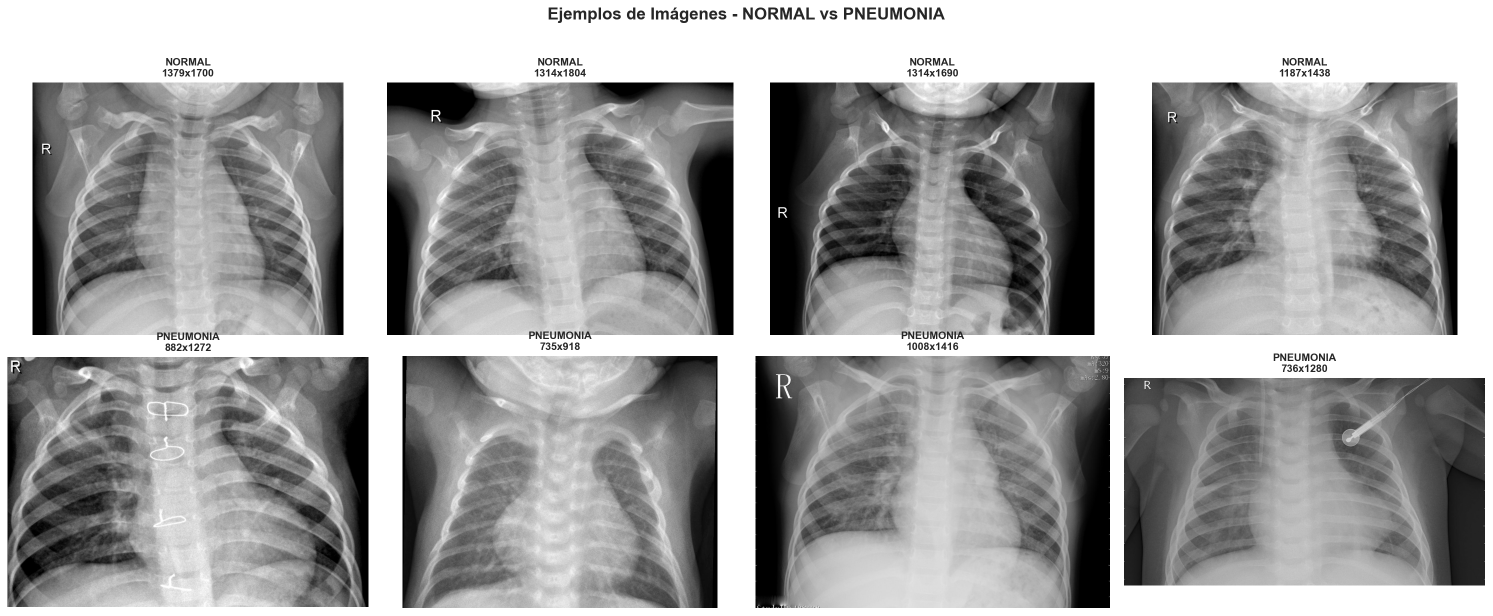
#> input picture results/ejemplos_imagenes.png, 2985 x 1231 px (shown at 1/2 size)
$ python -i analisis_preprocesamiento.py   (imports and definitions only)
#> lines starting #> are read from the running program, lines starting #| are printed output that depends on the picture
"""
Parte 1: Análisis Exploratorio y Preprocesamiento

Este módulo contiene el análisis exploratorio de datos y el pipeline de preprocesamiento
para el dataset de rayos X de tórax con neumonía.
"""

# Importación de librerías
import cv2
import numpy as np
import pandas as pd
import matplotlib.pyplot as plt
import seaborn as sns
from pathlib import Path
import os
import json
from collections import Counter
from sklearn.model_selection import train_test_split
import warnings
# [5 lines not run here, left out]


# ============================================================================
# 1. Funciones de Carga y Exploración de Datos
# ============================================================================

# [187 lines left out: functions load_image_paths, create_dataset_df, load_dataset, visualize_samples, plot_class_distribution, plot_dimension_analysis, not called in this run]


# ============================================================================
# 3. Pipeline de Preprocesamiento
# ============================================================================

def resize_image(img, target_size=(224, 224), keep_aspect_ratio=False):
    """
    Redimensiona una imagen al tamaño objetivo.

    Args:
        img: Imagen de entrada (numpy array)
        target_size: Tamaño objetivo (ancho, alto)
        keep_aspect_ratio: Si True, mantiene la relación de aspecto y rellena con padding

    Returns:
        Imagen redimensionada
    """
    if keep_aspect_ratio:
        # Mantener relación de aspecto con padding
        h, w = img.shape[:2]
        target_w, target_h = target_size

        # Calcular escala
        scale = min(target_w / w, target_h / h)
        new_w, new_h = int(w * scale), int(h * scale)

        # Redimensionar
        resized = cv2.resize(img, (new_w, new_h), interpolation=cv2.INTER_AREA)

        # Crear imagen con padding
        padded = np.zeros((target_h, target_w), dtype=img.dtype)
        y_offset = (target_h - new_h) // 2
        x_offset = (target_w - new_w) // 2
        padded[y_offset:y_offset+new_h, x_offset:x_offset+new_w] = resized

        return padded
    else:
        # Redimensionamiento directo (puede distorsionar)
        return cv2.resize(img, target_size, interpolation=cv2.INTER_AREA)


def apply_clahe(img, clip_limit=2.0, tile_grid_size=(8, 8)):
    """
    Aplica CLAHE (Contrast Limited Adaptive Histogram Equalization) a la imagen.
    CLAHE es especialmente útil para radiografías ya que mejora el contraste local
    sin amplificar demasiado el ruido.

    Args:
        img: Imagen de entrada (numpy array en escala de grises)
        clip_limit: Límite de contraste para evitar sobre-amplificación
        tile_grid_size: Tamaño de las ventanas para el procesamiento adaptativo

    Returns:
        Imagen ecualizada
    """
    clahe = cv2.createCLAHE(clipLimit=clip_limit, tileGridSize=tile_grid_size)
    return clahe.apply(img)


def apply_histogram_equalization(img):
    """
    Aplica ecualización de histograma global (método tradicional).
    """
    return cv2.equalizeHist(img)


# [66 lines left out: functions preprocess_image, compare_resize_methods, not called in this run]


def compare_equalization_methods(img_path, target_size=(224, 224), save_path=None):
    """Compara diferentes métodos de ecualización"""
#> called with img_path = '../results/ejemplos_imagenes.png', target_size = (224, 224)
    sample_img = cv2.imread(str(img_path), cv2.IMREAD_GRAYSCALE)
#> sample_img is the input picture: shape (1231, 2985); min 0, max 255, mean 160.7
    sample_img_resized = resize_image(sample_img, target_size=target_size)
#> in resize_image, `return cv2.resize(img, target_size, interpolation=cv2.INTER_AREA)`:
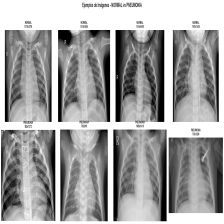
#> returned value: shape (224, 224); min 0, max 255, mean 160.7

    fig, axes = plt.subplots(2, 3, figsize=(18, 12))

    # Fila 1: Imágenes
    axes[0, 0].imshow(sample_img_resized, cmap='gray')
    axes[0, 0].set_title('Original', fontsize=12, fontweight='bold')
    axes[0, 0].axis('off')

    img_he = apply_histogram_equalization(sample_img_resized)
#> in apply_histogram_equalization, `return cv2.equalizeHist(img)`:
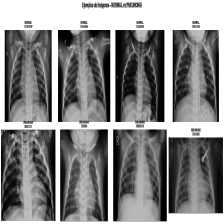
#> returned value: shape (224, 224); min 0, max 255, mean 132.8
    axes[0, 1].imshow(img_he, cmap='gray')
    axes[0, 1].set_title('Ecualización Global (HE)', fontsize=12, fontweight='bold')
    axes[0, 1].axis('off')

    img_clahe = apply_clahe(sample_img_resized)
#> in apply_clahe, `return clahe.apply(img)`:
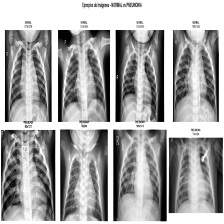
#> returned value: shape (224, 224); min 1, max 255, mean 164.8
    axes[0, 2].imshow(img_clahe, cmap='gray')
    axes[0, 2].set_title('CLAHE (Adaptativo)', fontsize=12, fontweight='bold')
    axes[0, 2].axis('off')

    # Fila 2: Histogramas
    axes[1, 0].hist(sample_img_resized.flatten(), bins=256, color='blue', alpha=0.7, edgecolor='black')
    axes[1, 0].set_title('Histograma Original', fontsize=12, fontweight='bold')
    axes[1, 0].set_xlabel('Intensidad de píxel')
    axes[1, 0].set_ylabel('Frecuencia')

    axes[1, 1].hist(img_he.flatten(), bins=256, color='green', alpha=0.7, edgecolor='black')
    axes[1, 1].set_title('Histograma HE', fontsize=12, fontweight='bold')
    axes[1, 1].set_xlabel('Intensidad de píxel')
    axes[1, 1].set_ylabel('Frecuencia')

    axes[1, 2].hist(img_clahe.flatten(), bins=256, color='red', alpha=0.7, edgecolor='black')
    axes[1, 2].set_title('Histograma CLAHE', fontsize=12, fontweight='bold')
    axes[1, 2].set_xlabel('Intensidad de píxel')
    axes[1, 2].set_ylabel('Frecuencia')

    plt.tight_layout()

    if save_path:
        plt.savefig(save_path, dpi=150, bbox_inches='tight')
    plt.show()
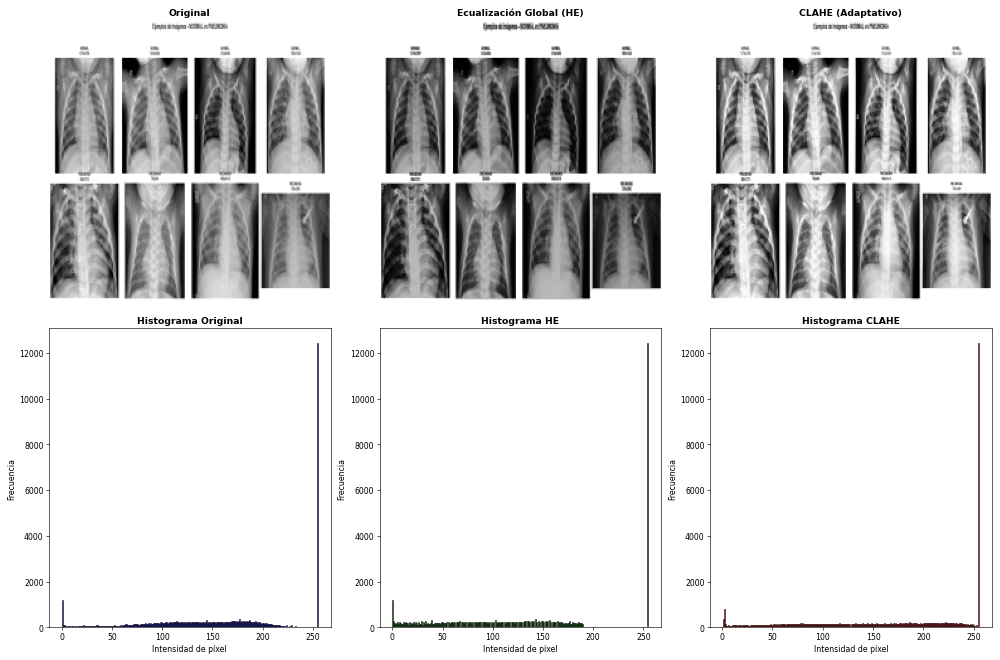
#> figure drawn by matplotlib, 6 panels; panel 4: tallest bar 12449 high, from x = 254 to 255; panel 5: tallest bar 12449 high, from x = 254 to 255; panel 6: tallest bar 12449 high, from x = 254 to 255

    print("✅ Métodos de ecualización implementados:")
    print("   - Ecualización Global (HE): Mejora el contraste global")
    print("   - CLAHE: Mejora el contraste local, ideal para radiografías")


# [107 lines left out: functions visualize_preprocessing_pipeline, save_metadata, save_statistics, main, not called in this run]


# [3 lines not run here, left out]

>>> result = compare_equalization_methods('../results/ejemplos_imagenes.png')

$ run again, on results/cm_cnn.png
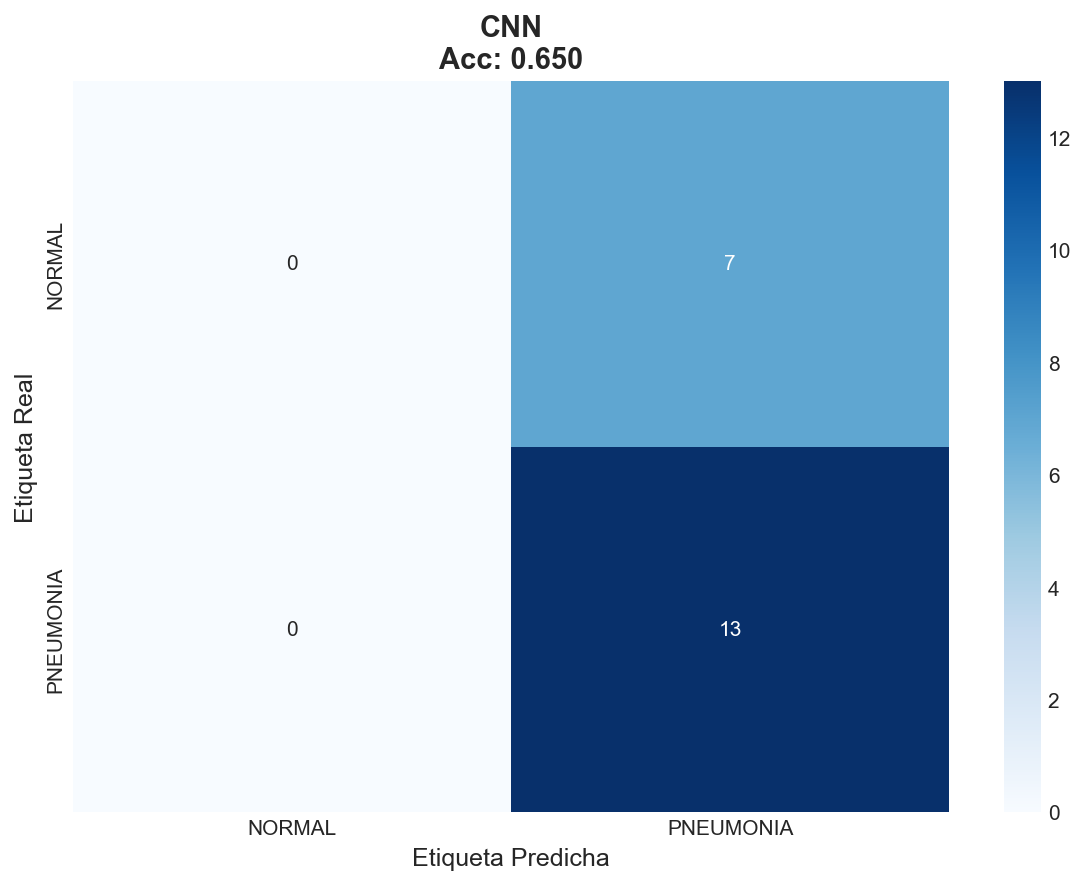
#> input picture results/cm_cnn.png, 1086 x 885 px
#> in compare_equalization_methods, `sample_img = cv2.imread(str(img_path), cv2.IMREAD_GRAYSCALE)`:
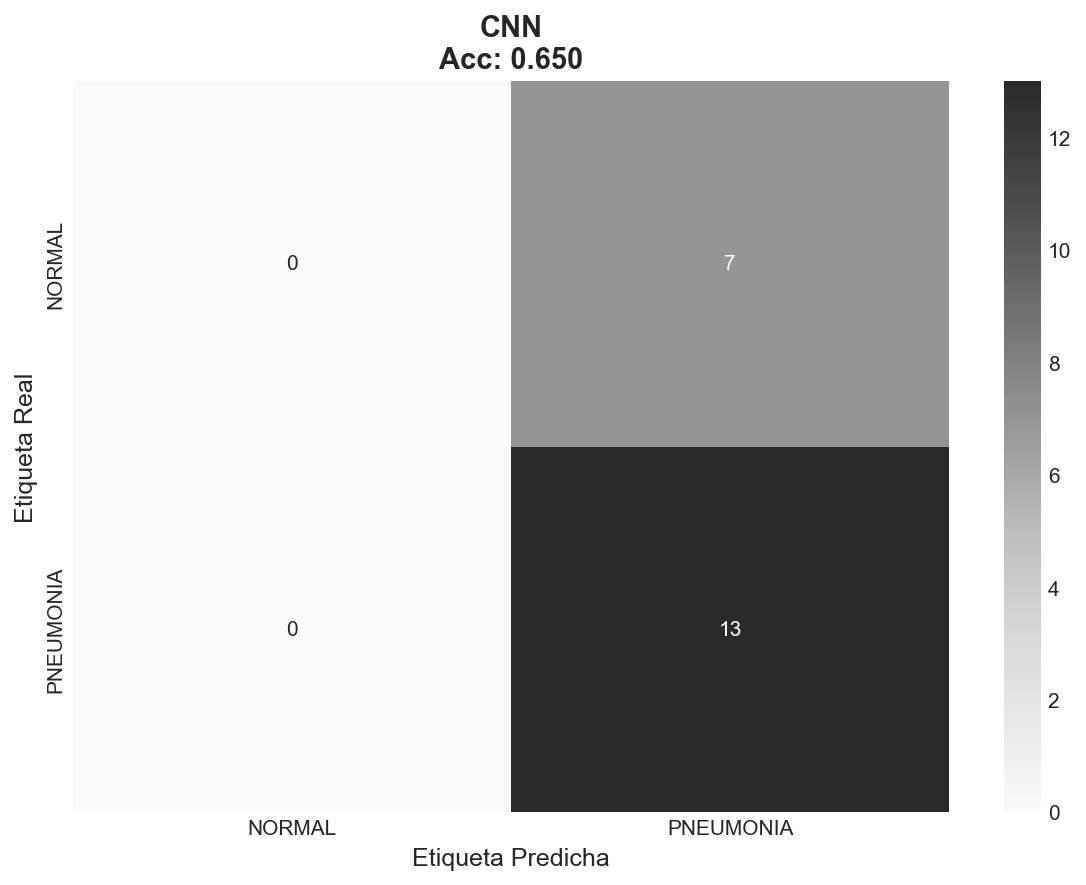
#> sample_img: shape (885, 1086); min 38, max 255, mean 195.9
#> in apply_histogram_equalization, `return cv2.equalizeHist(img)`:
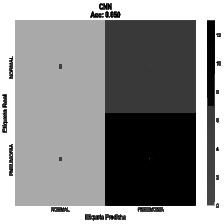
#> returned value: shape (224, 224); min 0, max 255, mean 139.1
